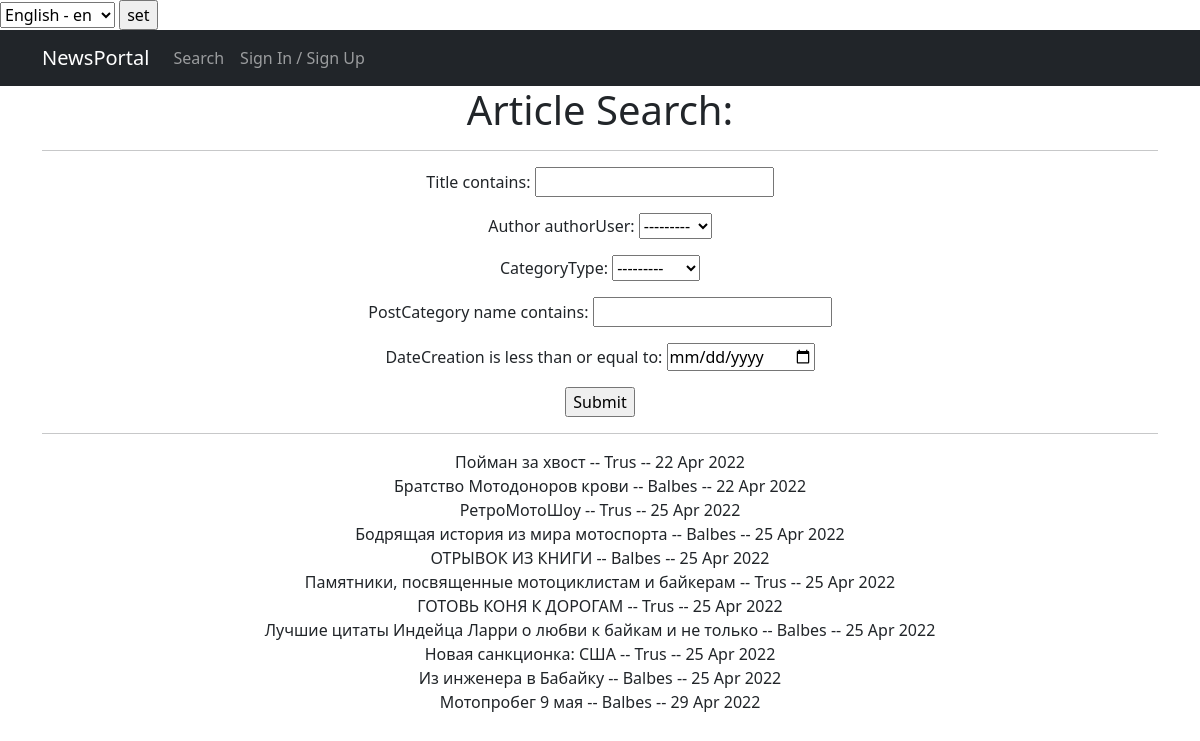
Before: /news/search with the older database file.
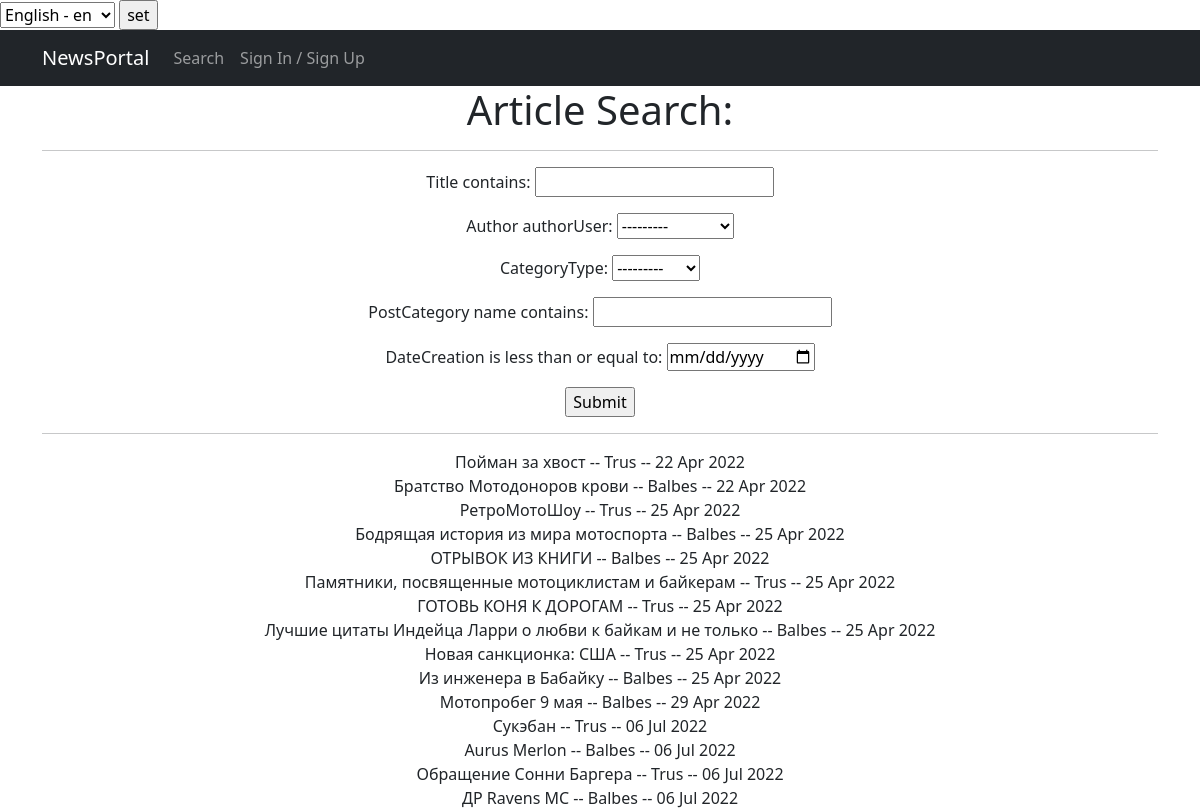
After: the same page with the newer database file.
### news/models.py (models this page shows, shortened)
class Post(models.Model):
    author = models.ForeignKey('Author', on_delete=models.CASCADE)
    categoryType = models.CharField(max_length=2, choices=CATEGORY_CHOICES, default=ARTICLE)
    dateCreation = models.DateTimeField(auto_now_add=True)
    postCategory = models.ManyToManyField('Category', through='PostCategory')
    title = models.CharField(max_length=128)
    text = models.TextField()
    rating = models.IntegerField(default=0)

class Author(models.Model):
    authorUser = models.OneToOneField(User, on_delete=models.CASCADE)
    ratingAuthor = models.IntegerField(default=0)
    def __str__(self):
        return f"{self.authorUser}"

### news/views.py (the view)
# urls.py: path('search', post_filter),  # Поиск / Фильтр
def post_filter(request):
    f = PostFilter(request.GET, queryset=Post.objects.all())
    return render(request, 'post_filter.html', {'filter': f})

### news/templates/post_filter.html (shortened to what this page needs)
{% extends 'base.html' %}
{% load i18n %}
{% block content %}
<h1> {% trans "Article Search:" %} </h1>
<hr>
<form method="get">
    {{ filter.form.as_p }}
    <input type="submit"/>
    <hr>
</form>
{% for obj in filter.qs %}
{{ obj.title }} -- {{ obj.author }}  -- {{ obj.dateCreation|date:'d M Y' }} <br/>
{% endfor %}
{% endblock content %}

### templates/base.html (shortened to what this page needs)
<!DOCTYPE html>
{% load i18n %}
<html lang="en">
<head>
    {% load static %}
    <link href="{% static 'css/styles.css' %}" rel="stylesheet"/>
    <form action="{% url 'set_language' %}" method="POST"> {% csrf_token %}
        <select name="language" id="">
            {% get_available_languages as LANGUAGES %}
            {% get_language_info_list for LANGUAGES as languages %}
            {% for language in languages %}
                <option value="{{ language.code }}" {% if language.code == LANGUAGE_CODE %} selected {% endif %}>
                    {{ language.name_local }} - {{ language.code }}
                </option>
            {% endfor %}
        </select>
        <input type="submit" value={% trans "set" %}>
    </form>
</head>
<body>
<nav class="navbar navbar-expand-lg navbar-dark bg-dark static-top">
    <div class="container">
        <a class="navbar-brand" href="/news/">NewsPortal</a>
        <div class="collapse navbar-collapse" id="navbarResponsive">
            <ul class="navbar-nav ml-auto">
                <li>
                    <a class="nav-link" href="/news/search">{% trans "Search" %}</a>
                </li>
                <li>
                    {% if request.user.is_authenticated %}
                        <a class="nav-link" href="/sign/logout/">{% trans "Sign Out" %}</a>
                    {% else %}
                        <a class="nav-link" href="/sign/login/">{% trans "Sign In / Sign Up" %} </a>
                    {% endif %}
                </li>
            </ul>
        </div>
    </div>
</nav>
<div class="container">
    <div class="row">
        <div class="col-lg-12 text-center">
            {% block content %}
            {% endblock content %}
        </div>
    </div>
</div>
</body>
</html>

Changed rows visible on the page:
added Post: title "Сукэбан", author "Trus", dateCreation "06 Jul 2022"
added Post: title "Aurus Merlon", author "Balbes", dateCreation "06 Jul 2022"
added Post: title "Обращение Сонни Баргера", author "Trus", dateCreation "06 Jul 2022"
added Post: title "ДР Ravens MC", author "Balbes", dateCreation "06 Jul 2022"
